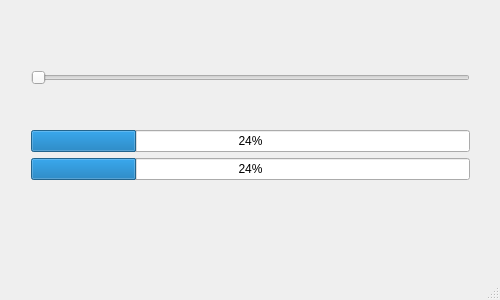
<?xml version="1.0" encoding="UTF-8"?>
<ui version="4.0">
 <class>MainWindow</class>
 <widget class="QMainWindow" name="MainWindow">
  <property name="geometry">
   <rect>
    <x>0</x>
    <y>0</y>
    <width>500</width>
    <height>300</height>
   </rect>
  </property>
  <property name="windowTitle">
   <string>MainWindow</string>
  </property>
  <widget class="QWidget" name="centralWidget">
   <widget class="QWidget" name="">
    <property name="geometry">
     <rect>
      <x>20</x>
      <y>20</y>
      <width>461</width>
      <height>211</height>
     </rect>
    </property>
    <layout class="QVBoxLayout" name="verticalLayout_2">
     <item>
      <widget class="QSlider" name="horizontalSlider">
       <property name="orientation">
        <enum>Qt::Horizontal</enum>
       </property>
      </widget>
     </item>
     <item>
      <layout class="QVBoxLayout" name="verticalLayout">
       <item>
        <widget class="QProgressBar" name="progressBar">
         <property name="value">
          <number>24</number>
         </property>
        </widget>
       </item>
       <item>
        <widget class="QProgressBar" name="progressBar_2">
         <property name="value">
          <number>24</number>
         </property>
        </widget>
       </item>
      </layout>
     </item>
    </layout>
   </widget>
  </widget>
  <widget class="QMenuBar" name="menuBar">
   <property name="geometry">
    <rect>
     <x>0</x>
     <y>0</y>
     <width>500</width>
     <height>27</height>
    </rect>
   </property>
  </widget>
  <widget class="QStatusBar" name="statusBar"/>
 </widget>
 <layoutdefault spacing="6" margin="11"/>
 <resources/>
 <connections/>
</ui>
